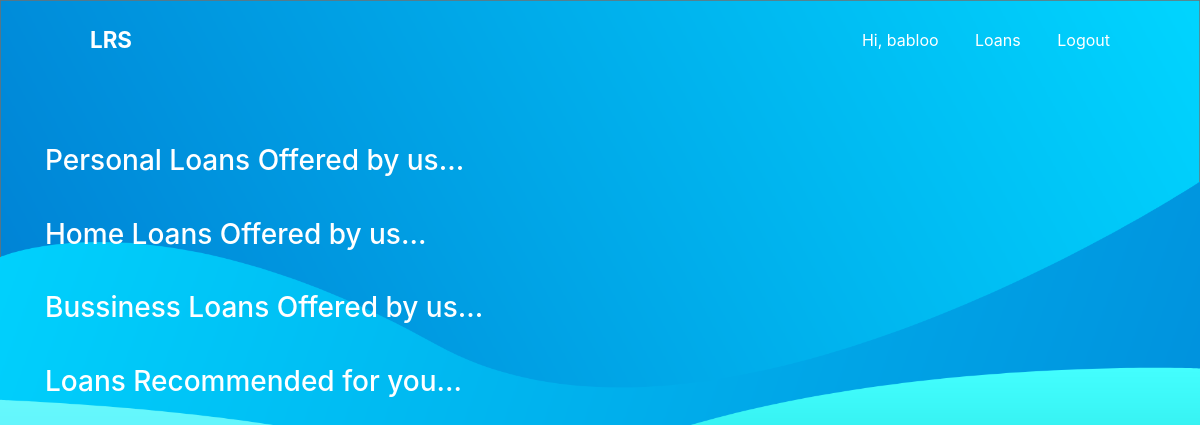
/loans (signed in), run on an earlier commit of the app's database.
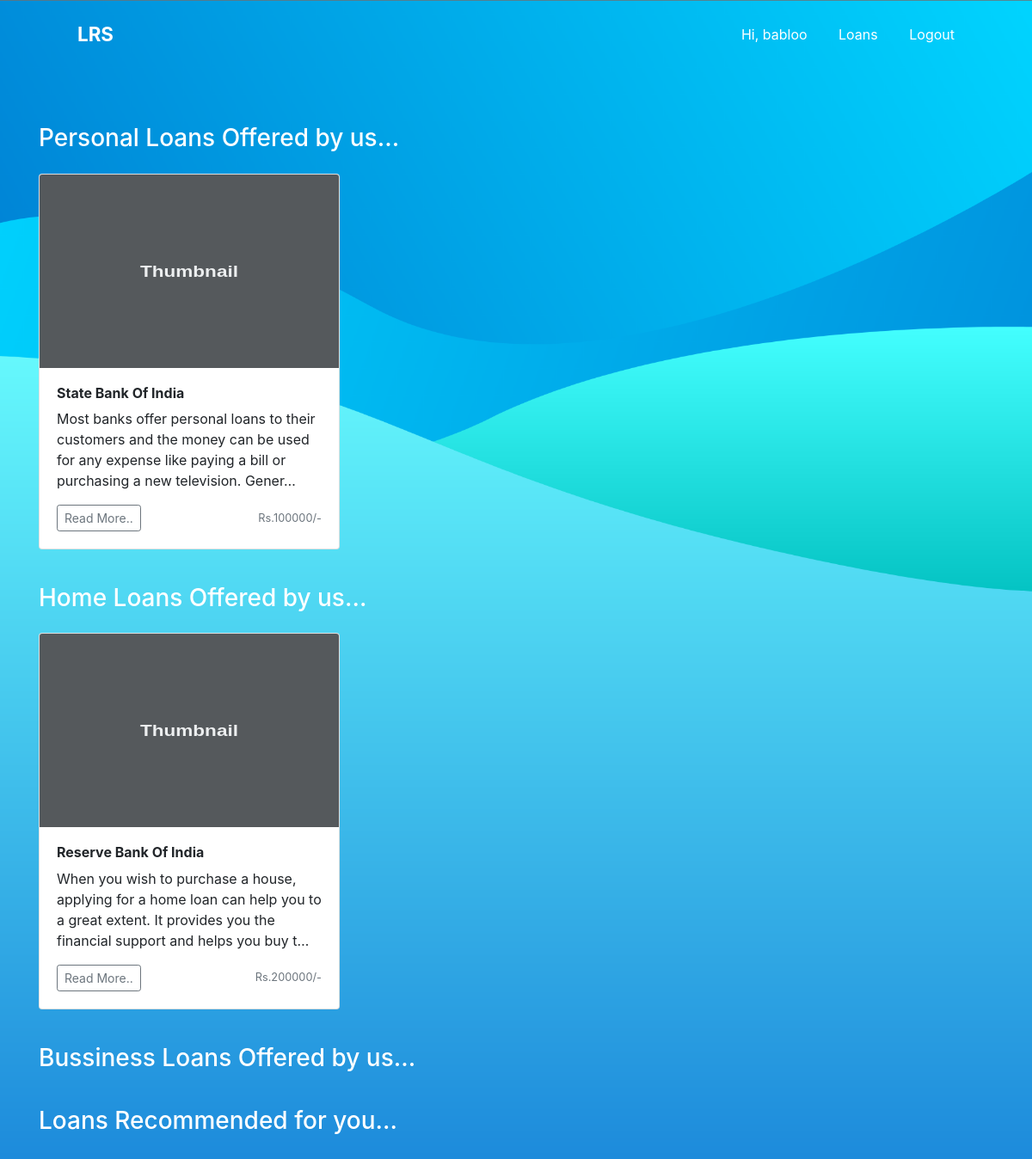
And on a later commit of the database.
### app/models.py (models this page shows, shortened)
class Loans(models.Model):
    Loantypes = (
        ("HM", "Home"),
        ("PR", "Personal"),
        ("BS", "Bussiness")
    )
    bank = models.CharField(max_length=200)
    type = models.CharField(max_length=100, null=True, choices=Loantypes)
    amount = models.IntegerField()
    interest = models.IntegerField()
    content = models.TextField(null=True)

### app/views.py (the view)
# urls.py: path('loans', views.loans, name="loans"),
def loans(request):
    home = Loans.objects.filter(type="HM")
    bussiness = Loans.objects.filter(type="BS")
    personal = Loans.objects.filter(type="PR")
    context = {
        'homeloans': home,
        'bussinessloans': bussiness,
        'personalloans': personal
    }
    queryset = VisitedLoan.objects.filter(
        user=request.user).order_by('-timevisited')
    data = []
    for query in queryset:
        try:
            temp = Loans.objects.get(id=query.visitedLoanId)
            data.append(temp)
        except Loans.DoesNotExist:
            continue
    context['recommended'] = data[:3]
    return render(request, 'app/loans.html', context)

### app/templates/app/loans.html (shortened to what this page needs)
{% extends 'base.html' %}
{% block main %}
<div class="album py-5">
    <h3 class=" container py-3" style="color: white;">Personal Loans Offered by us...</h3>
    <div class="container">
        <div class="row">
            {% for loan in personalloans %}
            <div class="col-md-4">
                <div class="card mb-4 box-shadow">
                    <img class="card-img-top"
                        data-src="holder.js/100px225?theme=thumb&amp;bg=55595c&amp;fg=eceeef&amp;text=Thumbnail"
                        alt="Thumbnail [100%x225]" style="height: 225px; width: 100%; display: block;"
                        data-holder-rendered="true">
                    <div class="card-body">
                        <h2 style="font-size:1em;font-weight:bold;">{{loan.bank}}</h2>
                        <p class="card-text">{{loan.content|truncatechars:150}}</p>
                        <div class="d-flex justify-content-between align-items-center">
                            <div class="btn-group">
                                <a class="btn btn-sm btn-outline-secondary" href="{% url 'app:loanDetail' loan.id %}">Read More..</a>
                            </div>
                            <small class="text-muted">Rs.{{loan.amount}}/-</small>
                        </div>
                    </div>
                </div>
            </div>
            {% endfor %}
        </div>
    </div>
    <h3 class=" container py-3" style="color: white;">Home Loans Offered by us...</h3>
    <div class="container">
        <div class="row">
            {% for loan in homeloans %}
            <div class="col-md-4">
                <div class="card mb-4 box-shadow">
                    <img class="card-img-top"
                        data-src="holder.js/100px225?theme=thumb&amp;bg=55595c&amp;fg=eceeef&amp;text=Thumbnail"
                        alt="Thumbnail [100%x225]" style="height: 225px; width: 100%; display: block;"
                        data-holder-rendered="true">
                    <div class="card-body">
                        <h2 style="font-size:1em;font-weight:bold;">{{loan.bank}}</h2>
                        <p class="card-text">{{loan.content|truncatechars:150}}</p>
                        <div class="d-flex justify-content-between align-items-center">
                            <div class="btn-group">
                                <a class="btn btn-sm btn-outline-secondary" href="{% url 'app:loanDetail' loan.id %}">Read More..</a>
                            </div>
                            <small class="text-muted">Rs.{{loan.amount}}/-</small>
                        </div>
                    </div>
                </div>
            </div>
            {% endfor %}
        </div>
    </div>
    <h3 class=" container py-3" style="color: white;">Bussiness Loans Offered by us...</h3>
    <h3 class=" container py-3" style="color: white;">Loans Recommended for you...</h3>
</div>
{% endblock main %}

What changed in the data, as far as the page shows it:
added Loans: bank "State Bank Of India", content "Most banks offer personal loans to their customers and the money can be used for any expense like paying a bill or purchasing a new television. Gener…", amount "100000", shown under "Personal Loans Offered by us..."
added Loans: bank "Reserve Bank Of India", content "When you wish to purchase a house, applying for a home loan can help you to a great extent. It provides you the financial support and helps you buy t…", amount "200000", shown under "Home Loans Offered by us..."
